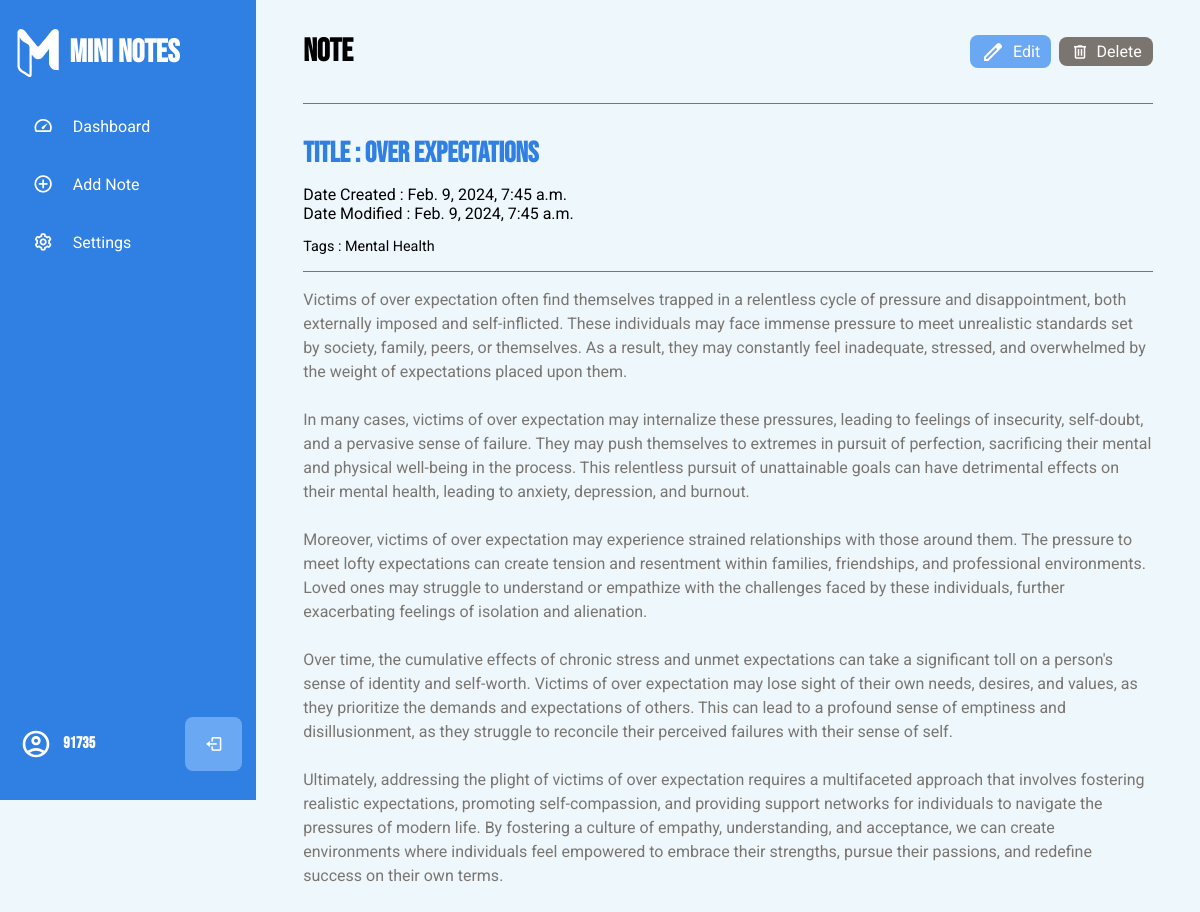
Screenshot of /note/notedetails/over-expectations/ (signed in) with the database file from the repository.
### notesapp/models.py (models this page shows, shortened)
class Note(models.Model):
    user = models.ForeignKey(User, on_delete=models.CASCADE, default=1)
    title = models.CharField(max_length=255)
    content = models.TextField()
    tags = models.CharField(max_length=255, blank=True, null=True)
    slug = models.SlugField(unique=True)
    date_created = models.DateTimeField(auto_now_add=True)
    date_modified = models.DateTimeField(auto_now=True)

### notesapp/views.py (the view)
# urls.py: path('note/notedetails/<slug:slug>/',
@login_required(login_url='userapp:login')
def notedetails(request, slug):
    note = get_object_or_404(Note, slug=slug)
    context = {
        "page_title": "MiniNotes | Note Details",
        "note": note,
    }
    return render(request, 'notedetails.html', context)

### notesapp/templates/notedetails.html
{% extends 'base.html' %}
{% load static %}
{% block content %}
{% include 'partials/sidebar.html' %}
<div class="note-details">
    <header class="note-details-header content-container">
        <h1 class="note-details-header-title">Note</h1>
        <div class="note-details-btn-div">
            <a href="{% url 'noteapp:editnote' slug=note.slug %}" class="note-details-edit-link">
                <img src="{% static 'images/edit.svg' %}" class="note-details-edit-icon">
                <span class="note-details-edit-link-text">Edit</span></a>
            <a href="{% url 'noteapp:deletenote' slug=note.slug %}" class="note-details-delete-link">
                <img src="{% static 'images/delete.svg' %}" class="note-details-delete-icon">
                <span class="note-details-delete-link-text">Delete</span></a>
        </div>
    </header>
    <main class="notedetails-main content-container">
        <div class="note-details-title-div">
            <h2 class="note-details-title">Title : {{note.title}}</h2>
            <p class="note-details-date-created">Date Created : {{note.date_created}}</p>
            <p class="note-details-date-modified">Date Modified : {{note.date_created}}</p>
            <p class="note-details-tag">Tags : {{note.tags}}</p>
        </div>
        <div class="note-details-content-div">
            {{note.content|linebreaksbr|linebreaks}}
        </div>
    </main>
</div>
{% endblock %}

### notesapp/templates/partials/sidebar.html (shortened to what this page needs)
{% load static %}
<nav class="sidebar">
    <div class="sidebar-top">
        <img src="{% static 'images/note_app_logo_white.svg' %}" class="sidebar-logo" alt="sidebar-logo-image">
        <h3 class="hide sidebar-logo-text">Mini Notes</h3>
    </div>
    <div class="sidebar-links">
        <ul>
            <li class="tooltip-element" data-tooltip="0">
                <a href="{% url 'noteapp:dashboard' %}" data-active="0">
                    <div class="icon">
                        <i class='bx bx-tachometer'></i>
                    </div>
                    <span class="link hide">Dashboard</span>
                </a>
            </li>
            <li class="tooltip-element" data-tooltip="1">
                <a href="{% url 'noteapp:addnote' %}" data-active="1">
                    <div class="icon">
                        <i class='bx bx-plus-circle'></i>
                    </div>
                    <span class="link hide">Add Note</span>
                </a>
            </li>
            <li class="tooltip-element" data-tooltip="2">
                <a href="{% url 'noteapp:settings' %}" data-active="2">
                    <div class="icon">
                        <i class='bx bx-cog'></i>
                    </div>
                    <span class="link hide">Settings</span>
                </a>
            </li>
        </ul>
    </div>
    <div class="sidebar-footer">
        {% if user.is_authenticated %}
        <div class="admin-user tooltip-element" data-tooltip="1">
            <div class="admin-profile hide">
                <img src="{% static 'images/account_circle.svg' %}" alt="" class="sidebar-account-image">
                <div class="admin-info">
                    <h3 class="sidebar-username">{{ user.username }}</h3>
                </div>
            </div>
            <a href="{% url 'userapp:logout' %}" class="log-out">
                <i class='bx bx-log-out'></i>
            </a>
        </div>
    </div>
    {% endif %}
</nav>

### rows the page displays
Note: title "Over Expectations", date_created "Feb. 9, 2024, 7:45 a.m.", tags "Mental Health", content "Victims of over expectation often find themselves trapped in a relentless cycle of pressure and disappointment, both externally imposed and self-inflicted. These individuals may face immense pressure to meet unrealistic standards set by society, family, peers, or themselves. As a result, they may constantly feel inadequate, stressed, and overwhelmed by the weight of expectations placed upon them. In many cases, victims of over expectation may internalize these pressures, leading to feelings of insecurity, self-doubt, and a pervasive sense of failure. They may push themselves to extremes in pursuit of perfection, sacrificing their mental and physical well-being in the process. This…"

### other values shown
{{ user.username }} "91735"
